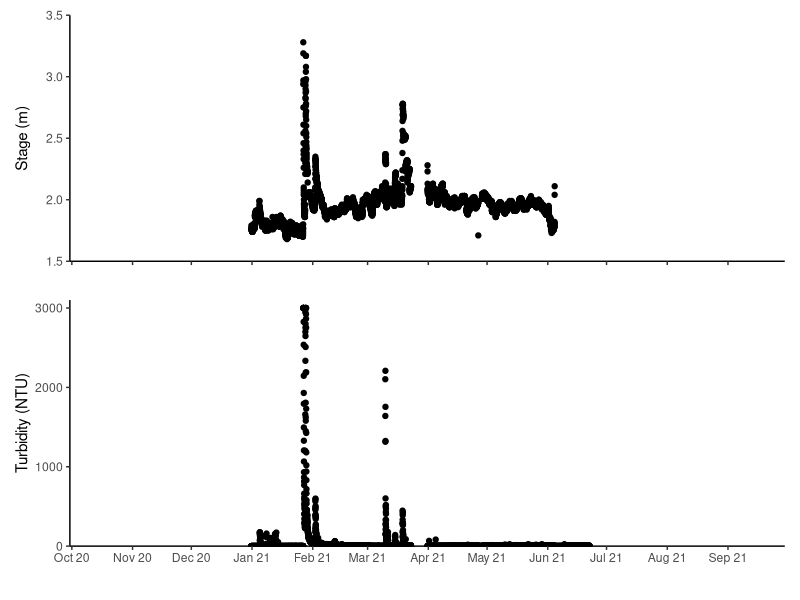
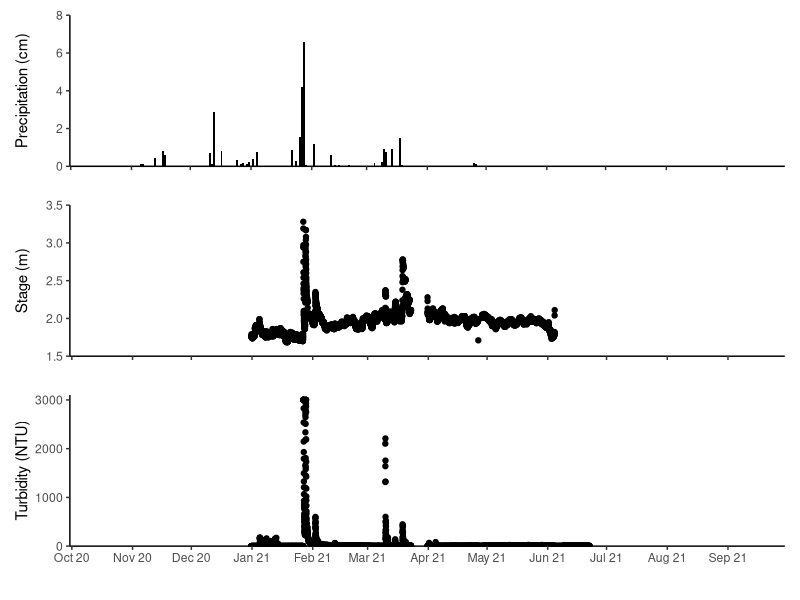

Reproduce these figures in R, in order.
###############################################
##
## Script name: 3_WQ_Data.R
##
## Visualize turbidity, precipitation, and Flow time-series for WY21 (one year post-wildfire).
##
## Note: See https://github.com/RMBond/ScottCreek-WY22_CZUFire_Poster for project information.
##
###############################################

#Load packages
library(ggplot2)
library(dplyr)
library(lubridate)
library(patchwork)
# library(xts)

#1. Read in WQ data ####

wq.dat <- read.csv("Data/Scott_Creek_Weir_Hydrolab_20210101_to_20210622.csv", sep = ",", header = T) #7884 obs 56 var.

#2. Do some data wrangling ####

wq <- wq.dat %>% #Start formatting columns into r "tidy" structure.
  mutate(Date = mdy(Date)) %>% #R sees dates as Year-Month-Day this tells it where to get that info from the date column.
  mutate(Time = hms(Time)) %>% # Tells r this column is Hours:Min:Sec
  mutate(TS = as.POSIXct(Date + Time)) %>% #making a new column with timestamp by combining Date and Time
  select(Date, TS, TurbSC_NTU, Dep100_m)#pair down dataset to what we need turbidity and depth only.

#Check the data structure
#Note: Date = format Date and TS = format POSIXct (time series). Everything else should be numbers.

str(wq)

#3. Make individual plots ####

#Set data limits - This will help cut the time series to the dates we want to look at.
limits = as.POSIXct(c("2020-09-30 00:00:00","2021-09-30 00:00:00"))

#* Water Depth Plot ####

depth.plot <- ggplot(wq, aes(x = TS, y = Dep100_m)) +
  geom_point() +
  scale_x_datetime(name = "",
                   date_breaks = "1 month", date_labels = ("%b %y"), 
                   limits = limits, expand = c(0,0)) +
  scale_y_continuous(name = "Stage (m)", limits = c(1.5, 3.5), expand = c(0,0)) +
  theme_classic() +
   theme(axis.text.x = element_blank())


#* Turbidity Plot ####

turb.plot <- ggplot(wq, aes(x = TS, y = TurbSC_NTU)) +
  geom_point() +
  scale_x_datetime(name = "",
                   date_breaks = "1 month", date_labels = ("%b %y"),
                   limits = limits, expand = c(0,0)) +
  scale_y_continuous(name = "Turbidity (NTU)", limits = c(0, 3100), expand = c(0,0)) +
  theme_classic() #+
   # theme(axis.text.x = element_blank())


#4. Milti-plot output####

#Using the "Patchwork" package to pull individual plots together into one multi-plot
#Note the notation below only works with patchwork. 

depth.plot / turb.plot 

#Save the output
#Note: its a good practice to keep the ggsave function "commented out" so you do not override preivious files.

# ggsave("Figures/WQ_20210413_6x4.jpg", width = 6, height = 4, units = "in", dpi = 650, device = "jpg")


#5. Precipitation Bar graph####

precip.dat <- read.csv("Data/Precip_20211207.csv", sep = ",", header = T) #Daily precipitation dataset for WY21. 365 obs 2 var

precip <- precip.dat %>% 
  mutate(Date = mdy(Date)) %>% 
  mutate(Date2 = as.POSIXct(Date)) %>% 
  mutate(rain_cm = Inches * 2.54)

str(precip)

#bar graph
precip.daily.plot <- ggplot(precip, aes(x = Date2, y = rain_cm)) +
  geom_col(fill = "black") +
  scale_x_datetime(name = "",
                   date_breaks = "1 month", date_labels = ("%b %d"),
                    expand = c(0,0)) + #limits = limits,
  scale_y_continuous(name = "Precipitation (cm)", limits = c(0, 8), expand = c(0,0)) +
  theme_classic() +
   theme(axis.text.x = element_blank())


precip.daily.plot / depth.plot / turb.plot

# ggsave("Figures/WQ_20211207_6x7.jpg", width = 6, height = 7, units = "in", dpi = 650, device = "jpg")
